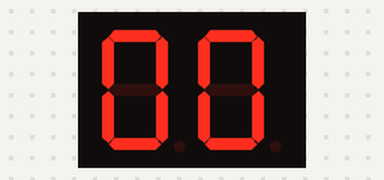
This sketch was run on a simulated Arduino Uno, built with avr-gcc and run on an emulated ATmega328P. On the bench: 2-digit seven-segment display. Wiring (inferred from the names in the program): 2-digit 7-segment display, segments lit when HIGH: segments pin 6, pin 7, pin 8, pin 9, pin 10, pin 11, pin 12, pin 13; digit selects A2, A3. The segment pins are drawn as the display they are named for.

Above: at 0.12 s.
At 1.99 s:
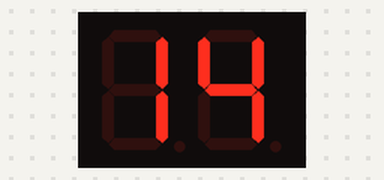
At 3.71 s:
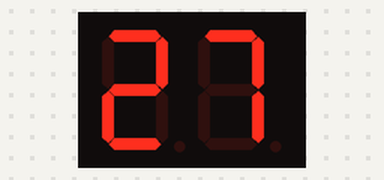
At 7.17 s:
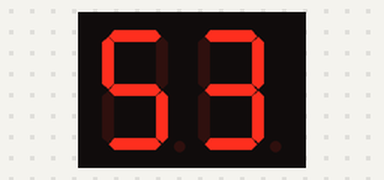
At 10.75 s:
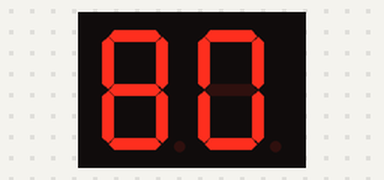
At 14.33 s:
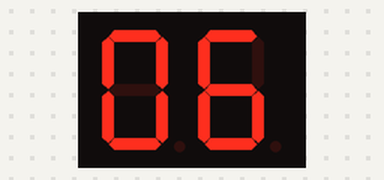

The sketch:

BASIC_I0_SHIELD_-_7SEG_ANGKA_PULUHAN_FUNGSI.ino
```cpp
#define a       6
#define b       7
#define c       8
#define d       9
#define e       10
#define f       11
#define g       12
#define h       13
#define satuan  A2
#define puluhan A3
byte counter=0, angkaPuluhan, angkaSatuan;

void setup() {
  for(byte k=6; k<=13; k++)
    pinMode(k, OUTPUT);
  pinMode(satuan, OUTPUT);
  pinMode(puluhan, OUTPUT);
}

void loop(){
  angkaPuluhan=counter/10;
  angkaSatuan=counter%10;
  for(int o=0; o<=5; o++){
      seg7(angkaPuluhan, 1);
      delay(1);
      seg7(angkaSatuan,0);
      delay(1);
  }
  if(counter<=99)
    counter++;
  else
    counter=0;
}


void seg7(int angka, int posisi) {
if(angka==0) {
  digitalWrite(a, HIGH);        // ANGKA 0
  digitalWrite(b, HIGH);
  digitalWrite(c, HIGH);
  digitalWrite(d, HIGH);
  digitalWrite(e, HIGH);
  digitalWrite(f, HIGH);
  digitalWrite(g, LOW);
  digitalWrite(h, LOW);
 }
else if(angka==1) {
  digitalWrite(a, LOW);  // ANGKA 1
  digitalWrite(b, HIGH);
  digitalWrite(c, HIGH);
  digitalWrite(d, LOW);
  digitalWrite(e, LOW);
  digitalWrite(f, LOW);
  digitalWrite(g, LOW);
  digitalWrite(h, LOW);
 }
 if(angka==2) {
  digitalWrite(a, HIGH);  // ANGKA 2
  digitalWrite(b, HIGH);
  digitalWrite(c, LOW);
  digitalWrite(d, HIGH);
  digitalWrite(e, HIGH);
  digitalWrite(f, LOW);
  digitalWrite(g, HIGH);
  digitalWrite(h, LOW);
 }
 if(angka==3) {
  digitalWrite(a, HIGH);  // ANGKA 3
  digitalWrite(b, HIGH);
  digitalWrite(c, HIGH);
  digitalWrite(d, HIGH);
  digitalWrite(e, LOW);
  digitalWrite(f, LOW);
  digitalWrite(g, HIGH);
  digitalWrite(h, LOW);
 }
 if(angka==4) {
  digitalWrite(a, LOW);  // ANGKA 4
  digitalWrite(b, HIGH);
  digitalWrite(c, HIGH);
  digitalWrite(d, LOW);
  digitalWrite(e, LOW);
  digitalWrite(f, HIGH);
  digitalWrite(g, HIGH);
  digitalWrite(h, LOW);
 }
 if(angka==5) {
  digitalWrite(a, HIGH);  // ANGKA 5
  digitalWrite(b, LOW);
  digitalWrite(c, HIGH);
  digitalWrite(d, HIGH);
  digitalWrite(e, LOW);
  digitalWrite(f, HIGH);
  digitalWrite(g, HIGH);
  digitalWrite(h, LOW);
 }
 if(angka==6) {
  digitalWrite(a, HIGH);  // ANGKA 6
  digitalWrite(b, LOW);
  digitalWrite(c, HIGH);
  digitalWrite(d, HIGH);
  digitalWrite(e, HIGH);
  digitalWrite(f, HIGH);
  digitalWrite(g, HIGH);
  digitalWrite(h, LOW);
 }
 if(angka==7) {
  digitalWrite(a, HIGH);  // ANGKA 7
  digitalWrite(b, HIGH);
  digitalWrite(c, HIGH);
  digitalWrite(d, LOW);
  digitalWrite(e, LOW);
  digitalWrite(f, LOW);
  digitalWrite(g, LOW);
  digitalWrite(h, LOW);
 }
 if(angka==8) {
  digitalWrite(a, HIGH);  // ANGKA 8
  digitalWrite(b, HIGH);
  digitalWrite(c, HIGH);
  digitalWrite(d, HIGH);
  digitalWrite(e, HIGH);
  digitalWrite(f, HIGH);
  digitalWrite(g, HIGH);
  digitalWrite(h, LOW);
 }
 if(angka==9) {
  digitalWrite(a, HIGH);  // ANGKA 9
  digitalWrite(b, HIGH);
  digitalWrite(c, HIGH);
  digitalWrite(d, HIGH);
  digitalWrite(e, LOW);
  digitalWrite(f, HIGH);
  digitalWrite(g, HIGH);
  digitalWrite(h, LOW);
 }

  if(posisi==0) {
    digitalWrite(satuan, HIGH);
    digitalWrite(puluhan, LOW);
  }
  else if(posisi==1) {
    digitalWrite(satuan, LOW);
    digitalWrite(puluhan, HIGH);
  }
  delay(10);
}
```

Measured:
- by itself, everything shown: repeats every 13.4 s, in 100 steps
